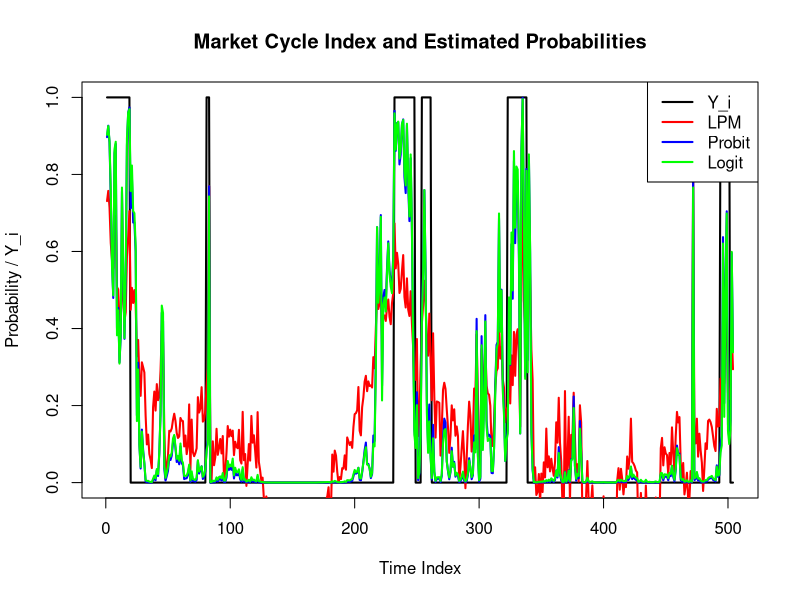

Write R code to recreate this figure.
# Load required packages
library(stats)

# Load the data
data <- read.csv('Equity_Premium.csv')
bull_periods <- list(
  c(20:80),     # August 1982 to August 1987
  c(84:231),    # December 1987 to March 2000
  c(249:253),   # September 2001 to January 2002
  c(262:322),   # October 2002 to October 2007
  c(339:470),   # March 2009 to February 2020
  c(471:493),   # March 2020 to January 2022
  c(502:504)    # October 2022 to December 2022
)
# Extract the response variable Y_i and predictor variables X_i
# Assuming 'Y' is the market-cycle index in the data
Y <- rep(1, nrow(data))
for(period in bull_periods) {
  Y[period] <- 0
}
# Predictor variables as specified
X_vars <- c('x_dfy', 'x_infl', 'x_svar', 'x_tms', 'x_tbl', 'x_dfr',
            'x_dp', 'x_ltr', 'x_ep', 'x_bmr', 'x_ntis')
X <- data[, X_vars]

# Add intercept term
X <- as.matrix(cbind(Intercept = 1, X))

# Estimate the Linear Probability Model (LPM) using least squares
lpm_model <- lm(Y ~ X - 1)  # '-1' to exclude the default intercept
beta_ls <- coef(lpm_model)

# Set initial values for optimization
init_values <- beta_ls

# Negative log-likelihood function for the probit model
neg_loglik_probit <- function(beta, X, Y) {
  eta <- X %*% beta
  p <- pnorm(eta)

  loglik <- Y * log(p) + (1 - Y) * log(1 - p)
  return(-sum(loglik))
}

# Negative log-likelihood function for the logit model
neg_loglik_logit <- function(beta, X, Y) {
  eta <- X %*% beta
  p <- plogis(eta)

  loglik <- Y * log(p) + (1 - Y) * log(1 - p)
  return(-sum(loglik))
}

# Optimize the probit model
result_probit <- optim(par = init_values, fn = neg_loglik_probit, method = "BFGS",
                    control = list(maxit = 1000), X = X, Y = Y)

# Check convergence
if (result_probit$convergence == 0) {
  cat("Probit model optimization converged.\n")
} else {
  cat("Probit model optimization did not converge.\n")
}

beta_mle_probit <- result_probit$par

# Optimize the logit model
result_logit <- optim(par = init_values, fn = neg_loglik_logit, method = "BFGS",
                    control = list(maxit = 1000), X = X, Y = Y)

# Check convergence
if (result_logit$convergence == 0) {
  cat("Logit model optimization converged.\n")
} else {
  cat("Logit model optimization did not converge.\n")
}

beta_mle_logit <- result_logit$par

# Calculate the predicted probabilities
prob_lpm <- X %*% beta_ls
prob_probit <- pnorm(X %*% beta_mle_probit)
prob_logit <- plogis(X %*% beta_mle_logit)

# Plotting the results
time_index <- 1:length(Y)
plot(time_index, Y, type = 'l', col = 'black', lwd = 2, ylim = c(0, 1),
     ylab = 'Probability / Y_i', xlab = 'Time Index',
     main = 'Market Cycle Index and Estimated Probabilities')
lines(time_index, prob_lpm, col = 'red', lwd = 2)
lines(time_index, prob_probit, col = 'blue', lwd = 2)
lines(time_index, prob_logit, col = 'green', lwd = 2)
legend('topright', legend = c('Y_i', 'LPM', 'Probit', 'Logit'),
       col = c('black', 'red', 'blue', 'green'), lwd = 2)

# Evaluate the score functions at MLEs
# Probit model score function
gradient_probit <- function(beta, X, Y) {
  eta <- X %*% beta
  p <- pnorm(eta)
  phi <- dnorm(eta)
  grad <- t(X) %*% ((Y - p) * (phi / (p * (1 - p) + 1e-15)))
  return(grad)
}

score_probit <- gradient_probit(beta_mle_probit, X, Y)
cat("Score function at MLE for the probit model:\n")
print(score_probit)

# Logit model score function
gradient_logit <- function(beta, X, Y) {
  eta <- X %*% beta
  p <- plogis(eta)
  grad <- t(X) %*% (Y - p)
  return(grad)
}

score_logit <- gradient_logit(beta_mle_logit, X, Y)
cat("Score function at MLE for the logit model:\n")
print(score_logit)
